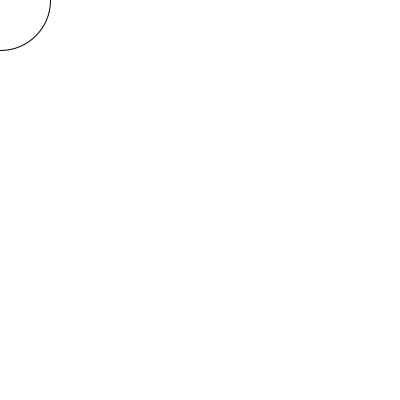
Frame 1 (no input)
Frame 60 (the mouse pressed at the canvas centre just before this capture): identical to frame 1, image omitted
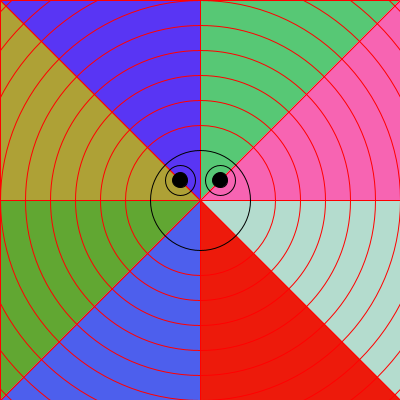
Frame 120 (the mouse held since frame 60 and released just before this capture)

The Processing sketch that drew these frames (run headless with seeded random() and noise(); from frame 60 on, the mouse is pressed at the canvas centre):

// Processing sketch: processing_71938
// ── processing_71938.pde

float mX, mY;
float d, dE;
float wd = 0;
float ht = 0;
int timedown, timeup;
boolean m;

void setup()
{
  size ( 400, 400);
  background (255);
  smooth();
}

void draw()
{

  initiateBackground();
  crazy(mouseX, mouseY, 100);
  ellipses();
  drawFace(mouseX, mouseY, 100);
}

void initiateBackground()
{
  background(255);
}


void ellipses()
{
  stroke(random(255));
  fill(random(255), random(255), random(255), random(50, 100));
  ellipse(mouseX, mouseY, wd, ht);
  if (m)
  {
    wd = (timeup - timedown)/10;
    ht = (timeup - timedown)/10;
    m = false;
  }
}



void keyPressed()
{
  timedown = millis();
}

void keyReleased()
{
  timeup = millis();
  m = true;
}





void crazy(float tX, float tY, float dH)
{
  //    if (key == 'c')
  if (mouseX < (2*width/3) && mouseX > (width/3))
    if (mouseY < (2*height/3) && (mouseY > (height/3)))
    {
      stroke(255, 0, 0);
      fill( random(0, 255), random(0, 255), random(0, 255));
      triangle (tX, tY, 0, (height/2), 0, 0);
      fill( random(0, 255), random(0, 255), random(0, 255));
      triangle (tX, tY, 0, 0, (width/2), 0);
      fill( random(0, 255), random(0, 255), random(0, 255));
      triangle (tX, tY, (width/2), 0, width, 0);
      fill( random(0, 255), random(0, 255), random(0, 255));
      triangle (tX, tY, width, 0, width, (height/2));
      fill( random(0, 255), random(0, 255), random(0, 255));
      triangle (tX, tY, width, (height/2), width, height);
      fill( random(0, 255), random(0, 255), random(0, 255));
      triangle (tX, tY, width, height, (width/2), height);
      fill( random(0, 255), random(0, 255), random(0, 255));
      triangle (tX, tY, (width/2), height, 0, height);
      fill( random(0, 255), random(0, 255), random(0, 255));
      triangle (tX, tY, 0, height, 0, (height/2));

      noFill();
      ellipse (tX, tY, dH*1.5, dH*1.5);
      ellipse (tX, tY, dH*2, dH*2);
      ellipse (tX, tY, dH*2.5, dH*2.5);
      ellipse (tX, tY, dH*3, dH*3);
      ellipse (tX, tY, dH*3.5, dH*3.5);
      ellipse (tX, tY, dH*4, dH*4);
      ellipse (tX, tY, dH*4.5, dH*4.5);
      ellipse (tX, tY, dH*5, dH*5);
      ellipse (tX, tY, dH*5.5, dH*5.5);
      ellipse (tX, tY, dH*6, dH*6);
    }
}


void drawFace(float mX, float mY, float dH)
{
  stroke(0);
  rectMode(CENTER); 
  dE = .3 * dH;
  noFill();
  //head
  ellipse ( mX, mY, dH, dH);
  //eye1
  ellipse ( mX - (dH/5), mY - (dH/5), dE, dE);
  //eye2
  ellipse ( mX + (dH/5), mY - (dH/5), dE, dE);

  //pupil positions

  fill(0);

  //top left
  if (mouseX < (width/3) && mouseY < (height/3))
  {
    ellipse ( mX - ((dH/5) - 5), mY - ((dH/5) - 5), dE/4, dE/4);
    ellipse ( mX + ((dH/5) + 5), mY - ((dH/5) - 5), dE/4, dE/4);
  }

  //top middle
  if (mouseX < (2*width/3) && mouseX > (width/3))
    if (mouseY < (2*height/3) && mouseY < (height/3))
    {
      ellipse ( mX - ((dH/5)), mY - ((dH/5) - 5), dE/4, dE/4);
      ellipse ( mX + ((dH/5)), mY - ((dH/5) - 5), dE/4, dE/4);
    }

  //top right
  if (mouseX < (3*width/3) && mouseX > (2*width/3))
    if (mouseY < (height/3))
    {
      ellipse ( mX - ((dH/5) + 5), mY - ((dH/5) - 5), dE/4, dE/4);
      ellipse ( mX + ((dH/5) - 5), mY - ((dH/5) - 5), dE/4, dE/4);
    }

  //middle left
  if (mouseX < (width/3))
    if (mouseY < (2*height/3) && (mouseY > (height/3)))
    {
      ellipse ( mX - ((dH/5) - 5), mY - ((dH/5)), dE/4, dE/4);
      ellipse ( mX + ((dH/5) + 5), mY - ((dH/5)), dE/4, dE/4);
    }

  //center
  if (mouseX < (2*width/3) && mouseX > (width/3))
    if (mouseY < (2*height/3) && (mouseY > (height/3)))
    {
      ellipse ( mX - ((dH/5)), mY - ((dH/5)), dE/2, dE/2);
      ellipse ( mX + ((dH/5)), mY - ((dH/5)), dE/2, dE/2);
    }


  //middle right
  if (mouseX < (3*width/3) && mouseX > (2*width/3))
    if (mouseY < (2*height/3) && (mouseY > (height/3)))
    {
      ellipse ( mX - ((dH/5) + 5), mY - ((dH/5)), dE/4, dE/4);
      ellipse ( mX + ((dH/5) - 5), mY - ((dH/5)), dE/4, dE/4);
    }

  //bottom left
  if (mouseX < (width/3))
    if (mouseY < (3*height/3) && (mouseY > (2*height/3)))
    {
      ellipse ( mX - ((dH/5) - 5), mY - ((dH/5) + 5), dE/4, dE/4);
      ellipse ( mX + ((dH/5) + 5), mY - ((dH/5) + 5), dE/4, dE/4);
    }  

  //bottom middle
  if (mouseX < (2*width/3) && (mouseX > (width/3)))
    if (mouseY < (3*height/3) && (mouseY > (2*height/3)))
    {
      ellipse ( mX - ((dH/5)), mY - ((dH/5) + 5), dE/4, dE/4);
      ellipse ( mX + ((dH/5)), mY - ((dH/5) + 5), dE/4, dE/4);
    } 

  //bottom right
  if (mouseX < (3*width/3) && (mouseX > (2*width/3)))
    if (mouseY < (3*height/3) && (mouseY > (2*height/3)))
    {
      ellipse ( mX - ((dH/5) + 5), mY - ((dH/5) + 5), dE/4, dE/4);
      ellipse ( mX + ((dH/5) - 5), mY - ((dH/5) + 5), dE/4, dE/4);
    }
}
